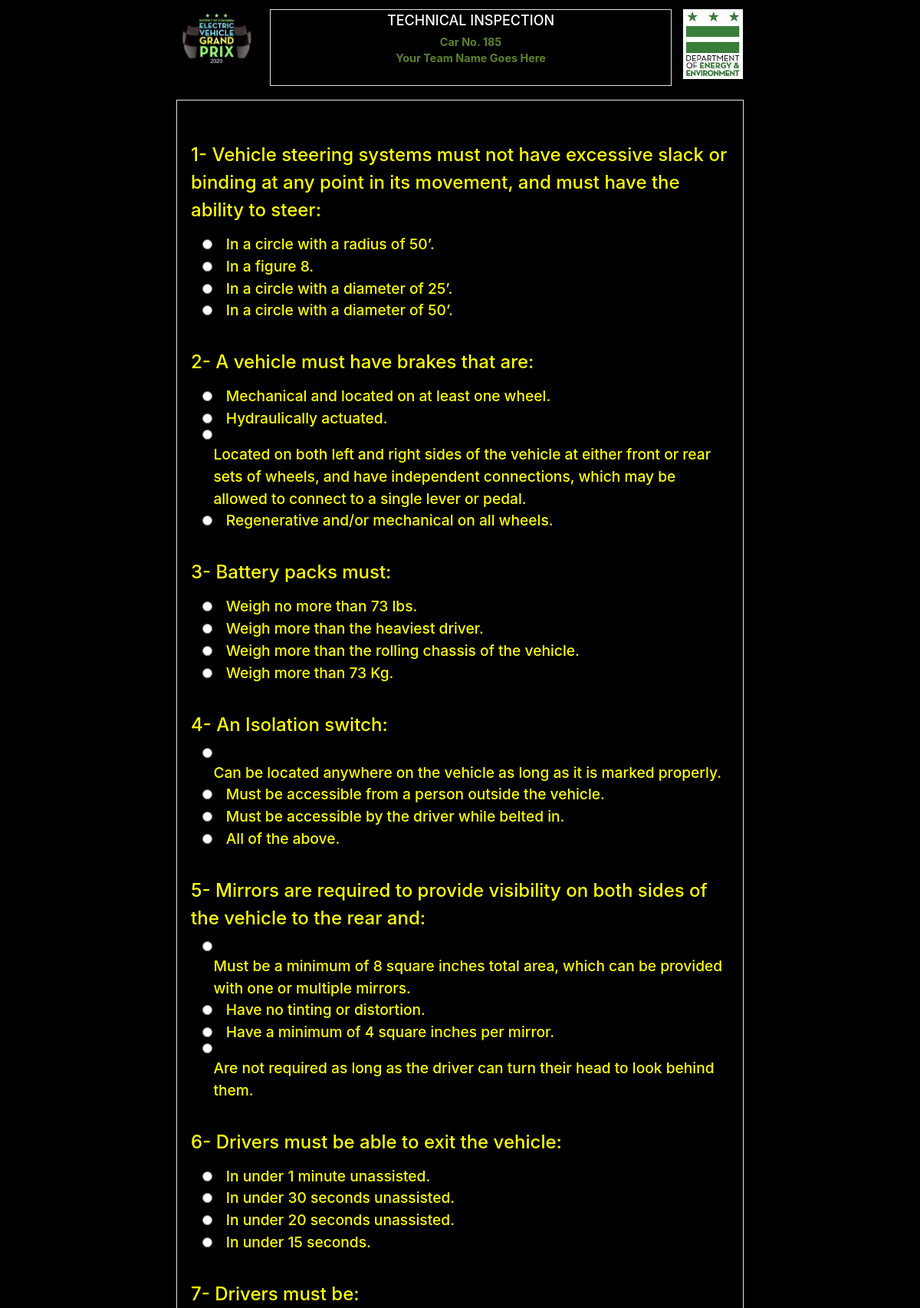
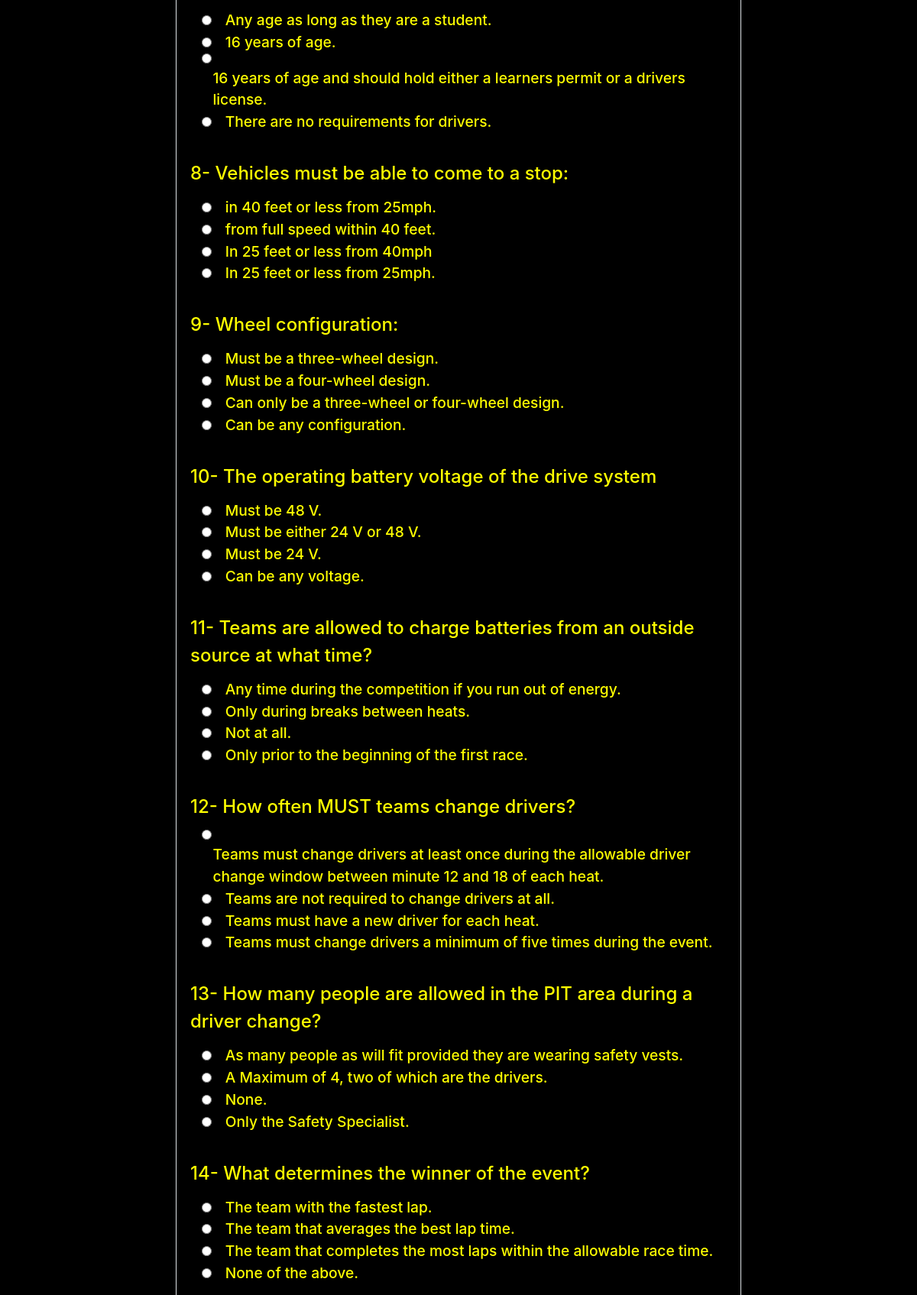
Page /test.php (signed in, upper part) on the committed database (2 pictures, top to bottom).
### tables this page shows
CREATE TABLE `questions` (
  `qid` int(11) NOT NULL,
  `quiz_id` int(11) NOT NULL,
  `q_head` text NOT NULL,
  `choice_1` varchar(255) NOT NULL,
  `choice_2` varchar(255) NOT NULL,
  `choice_3` varchar(255) NOT NULL,
  `choice_4` varchar(255) NOT NULL,
  `correct_answer` varchar(255) NOT NULL,
  `q_mark` int(1) NOT NULL,
  `station` varchar(255) NOT NULL
);

### test.php (the view, shortened to what this page needs)
<?php
	$attempt=0;
	include_once ('Includes/conn.php');
    if ($attempt==1) {
		$sql="SELECT * FROM questions  ";
		$stmt=$pdo->prepare($sql);
		$stmt->execute(array(
			":i1"=>$_SESSION['userid']
		));
		$results=[];
		while($row=$stmt->fetch(PDO::FETCH_ASSOC)){
			array_push($results, $row);
		}
    }
    else{
	   		if ($attempt==2) {
	   		   	$_SESSION['err']="You have no remaining attempts";
	   			header("Location:inspection_result.php");
	   			return;
	   		}
		else
		{
		    $stmt=$pdo->prepare("SELECT * FROM questions");
		    $stmt->execute();
		    $results=[];
		    while($result = $stmt->fetch(PDO::FETCH_ASSOC)){
		    	array_push($results,$result);
		    }
		}
	}
    ?>
<!DOCTYPE html>
<html>
<head>
	<link rel="stylesheet" href="https://stackpath.bootstrapcdn.com/bootstrap/4.4.1/css/bootstrap.min.css">
    <link rel="stylesheet"  href="css/test.css">
    <link rel="stylesheet"  href="css/inspection_test.css">
</head>
<body>
	<div class="container-fluid mainContainer col-12 col-lg-8 col-md-11 mt-3">
		<div class="container-fluid E1">
			<div class="row mx-0">
				<div class="col-2 logo1-div text-left pl-0">
					<img class=" img-fluid logo" src="Images/logo.jpg">
				</div>
				<div class="col-8 middle-div text-center px-4 py-1 ">
					<h3> TECHNICAL INSPECTION</h3>
					<p > Car No. 185</p>
					<p > Your Team Name Goes Here</p>
				</div>
				<div class="col-2 text-right logo2-div pr-0">
					<img class=" img-fluid logo" src="Images/DOEE logo.png">
				</div>
			</div>
		</div>
		<div class="container-fluid E2 mt-4 ">
			<div class="I1 p-4">
				<?php if(($attempt)==1){
					echo "<form method='POST' action='update.php'>";
				}
				else{
					echo "<form method='POST' >";
				}?>
                <?php
               $questions=$results;
 		foreach ($questions as $question) {
                    echo("<p class=\"question\">".$question['qid']."- ".$question['q_head']."</p>
			<div class=\"form-group \">
				<div class=\"form-check\">
				  <input class=\"form-check-input\" type=\"radio\" name=\"q-".$question['qid']."-ans\" id=\"ansewer-a\" value='".$question['qid']."-a' >
				  <label class=\"form-check-label\" for=\"question-".$question['qid']."-ans\">
				    ".$question['choice_1']."
				  </label>
				</div>
				<div class=\"form-check\">
				  <input class=\"form-check-input \" type=\"radio\" name=\"q-".$question['qid']."-ans\" id=\"answer-b\" value='".$question['qid']."-b'>
				  <label class=\"form-check-label\" for=\"question-".$question['qid']."-ans\">
				   ".$question['choice_2']."
				  </label>
				</div>
				<div class=\"form-check\">
				  <input class=\"form-check-input \" type=\"radio\" name=\"q-".$question['qid']."-ans\" id=\"answer-c\"value='".$question['qid']."-c'>
				  <label class=\"form-check-label\" for=\"question-".$question['qid']."-ans\">
				  ".$question['choice_3']."
				  </label>
				</div>
				<div class=\"form-check\">
				  <input class=\"form-check-input  \" type=\"radio\" name=\"q-".$question['qid']."-ans\" id=\"answer-c\" value='".$question['qid']."-d'>
				  <label class=\"form-check-label\" for=\"question-".$question['qid']."-ans\">
				    ".$question['choice_4']."
				  </label>
				</div>
			</div>");
                }?>
				</form>
			</div>
		</div>
	</div>
</body>
</html>

### css/test.css (style rules this page uses)
.mainContainer { height: 92vh; }
.row,.I1,.I2 { height: 100%; }
body { background:#000; }
.logo { max-height: 100%; max-width: 100%; margin-left: auto !important; margin-right: 0px !important; }
.middle-div { border:1px solid #dee2e6; }
.middle-div h3 { color: white; }
.middle-div p { font-size: 1.2em; font-weight: bolder; color: #5c822a; margin-bottom: 0px; }
.logo1-div { -ms-flex: 0 0 16.5%; flex: 0 0 16.5%; max-width: 16.5%; }
.logo2-div { -ms-flex: 0 0 12.5%; flex: 0 0 12.5%; max-width: 12.5%; }
.logo1-div .logo { max-height: 110%; }
.middle-div { -ms-flex: 0 0 70.8%; flex: 0 0 70.8%; max-width: 70.8%; }
.middle-div h3 { font-size:1.5rem; }
.E1 .row,.E1 .row div { height: 100%; }
.E1 { height: 100px; }
.E2 { position: relative; }
@media (min-width: 992px) and (max-width: 1300px) { html { font-size: 12px; } }

### css/inspection_test.css (style rules this page uses)
.I1 { position: relative; border:1px solid #dee2e6; }
.station,.question_number,.question { font-size: 2rem; }
.form-group { color: yellow; }
.form-group label { margin-left:1.2rem; font-size: 1.6rem; font-weight: 500; }
.form-group input { position: relative; margin: 0px; }
.question { margin-top:5%; color: yellow; font-weight: 500; }

### rows in the picture
questions: qid "1", q_head "Vehicle steering systems must not have excessive slack or binding at any point in its movement, and must have the ability to steer:", choice_1 "In a circle with a radius of 50’.", choice_2 "In a figure 8.", choice_3 "In a circle with a diameter of 25’.", choice_4 "In a circle with a diameter of 50’."
questions: qid "2", q_head "A vehicle must have brakes that are:", choice_1 "Mechanical and located on at least one wheel.", choice_2 "Hydraulically actuated.", choice_3 "Located on both left and right sides of the vehicle at either front or rear sets of wheels, and have independent connections, which may be allowed to connect to a single lever or pedal.", choice_4 "Regenerative and/or mechanical on all wheels."
questions: qid "3", q_head "Battery packs must:", choice_1 "Weigh no more than 73 lbs.", choice_2 "Weigh more than the heaviest driver.", choice_3 "Weigh more than the rolling chassis of the vehicle.", choice_4 "Weigh more than 73 Kg."
questions: qid "4", q_head "An Isolation switch:", choice_1 "Can be located anywhere on the vehicle as long as it is marked properly.", choice_2 "Must be accessible from a person outside the vehicle.", choice_3 "Must be accessible by the driver while belted in.", choice_4 "All of the above."
questions: qid "5", q_head "Mirrors are required to provide visibility on both sides of the vehicle to the rear and:", choice_1 "Must be a minimum of 8 square inches total area, which can be provided with one or multiple mirrors.", choice_2 "Have no tinting or distortion.", choice_3 "Have a minimum of 4 square inches per mirror.", choice_4 "Are not required as long as the driver can turn their head to look behind them."
questions: qid "6", q_head "Drivers must be able to exit the vehicle:", choice_1 "In under 1 minute unassisted.", choice_2 "In under 30 seconds unassisted.", choice_3 "In under 20 seconds unassisted.", choice_4 "In under 15 seconds."
questions: qid "7", q_head "Drivers must be:", choice_1 "Any age as long as they are a student.", choice_2 "16 years of age.", choice_3 "16 years of age and should hold either a learners permit or a drivers license.", choice_4 "There are no requirements for drivers."
questions: qid "8", q_head "Vehicles must be able to come to a stop:", choice_1 "in 40 feet or less from 25mph.", choice_2 "from full speed within 40 feet.", choice_3 "In 25 feet or less from 40mph", choice_4 "In 25 feet or less from 25mph."
questions: qid "9", q_head "Wheel configuration:", choice_1 "Must be a three-wheel design.", choice_2 "Must be a four-wheel design.", choice_3 "Can only be a three-wheel or four-wheel design.", choice_4 "Can be any configuration."
questions: qid "10", q_head "The operating battery voltage of the drive system", choice_1 "Must be 48 V.", choice_2 "Must be either 24 V or 48 V.", choice_3 "Must be 24 V.", choice_4 "Can be any voltage."
questions: qid "11", q_head "Teams are allowed to charge batteries from an outside source at what time?", choice_1 "Any time during the competition if you run out of energy.", choice_2 "Only during breaks between heats.", choice_3 "Not at all.", choice_4 "Only prior to the beginning of the first race."
questions: qid "12", q_head "How often MUST teams change drivers?", choice_1 "Teams must change drivers at least once during the allowable driver change window between minute 12 and 18 of each heat.", choice_2 "Teams are not required to change drivers at all.", choice_3 "Teams must have a new driver for each heat.", choice_4 "Teams must change drivers a minimum of five times during the event."
questions: qid "13", q_head "How many people are allowed in the PIT area during a driver change?", choice_1 "As many people as will fit provided they are wearing safety vests.", choice_2 "A Maximum of 4, two of which are the drivers.", choice_3 "None.", choice_4 "Only the Safety Specialist."
questions: qid "14", q_head "What determines the winner of the event?", choice_1 "The team with the fastest lap.", choice_2 "The team that averages the best lap time.", choice_3 "The team that completes the most laps within the allowable race time.", choice_4 "None of the above."
